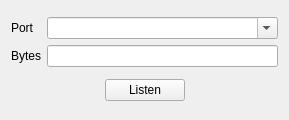
<?xml version="1.0" encoding="UTF-8"?>
<ui version="4.0">
 <class>WebSocketUIClass</class>
 <widget class="QWidget" name="WebSocketUIClass">
  <property name="geometry">
   <rect>
    <x>0</x>
    <y>0</y>
    <width>289</width>
    <height>120</height>
   </rect>
  </property>
  <property name="windowTitle">
   <string>WebSocketUI</string>
  </property>
  <layout class="QVBoxLayout" name="verticalLayout">
   <item>
    <layout class="QGridLayout" name="gridLayout_5" columnstretch="0,1">
     <item row="0" column="0">
      <widget class="QLabel" name="label_10">
       <property name="text">
        <string>Port</string>
       </property>
      </widget>
     </item>
     <item row="0" column="1">
      <widget class="QComboBoxWithDelete" name="port_box">
       <property name="editable">
        <bool>true</bool>
       </property>
      </widget>
     </item>
     <item row="1" column="0">
      <widget class="QLabel" name="label">
       <property name="text">
        <string>Bytes</string>
       </property>
      </widget>
     </item>
     <item row="1" column="1">
      <widget class="QLineEdit" name="send_size">
       <property name="readOnly">
        <bool>true</bool>
       </property>
      </widget>
     </item>
    </layout>
   </item>
   <item>
    <layout class="QHBoxLayout" name="horizontalLayout">
     <item>
      <spacer name="horizontalSpacer">
       <property name="orientation">
        <enum>Qt::Horizontal</enum>
       </property>
       <property name="sizeHint" stdset="0">
        <size>
         <width>40</width>
         <height>20</height>
        </size>
       </property>
      </spacer>
     </item>
     <item>
      <widget class="QPushButton" name="listen_btn">
       <property name="styleSheet">
        <string notr="true"/>
       </property>
       <property name="text">
        <string>Listen</string>
       </property>
      </widget>
     </item>
     <item>
      <spacer name="horizontalSpacer_2">
       <property name="orientation">
        <enum>Qt::Horizontal</enum>
       </property>
       <property name="sizeHint" stdset="0">
        <size>
         <width>40</width>
         <height>20</height>
        </size>
       </property>
      </spacer>
     </item>
    </layout>
   </item>
  </layout>
 </widget>
 <layoutdefault spacing="6" margin="11"/>
 <customwidgets>
  <customwidget>
   <class>QComboBoxWithDelete</class>
   <extends>QComboBox</extends>
   <header>custom/QComboBoxWithDelete.h</header>
  </customwidget>
 </customwidgets>
 <resources/>
 <connections/>
</ui>
